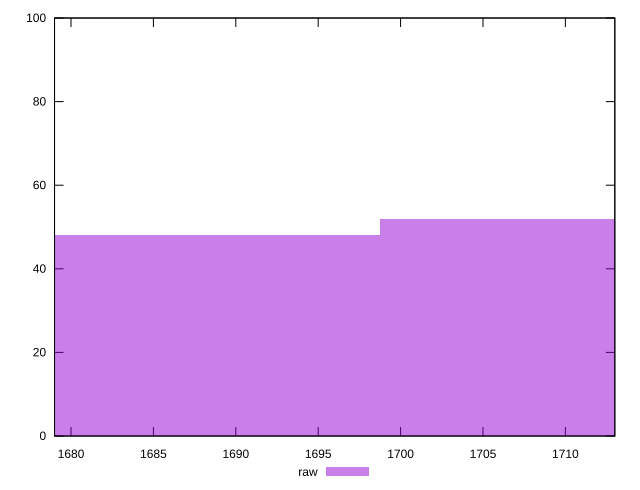

Source code (gnuplot):
reset

$raw <<EOF
1688.7965170039856 48
1708.6647113216795 52
EOF

set key outside below
set boxwidth 19.86819431769395
set xrange [1679:1713]
set yrange [0:100]
set trange [0:100]
set style fill transparent solid 0.5 noborder
set terminal svg size 640, 490 enhanced background rgb 'white'
set output "reports/report_00033_2021-03-01T14-23-16.841Z/render-blocking-resources/samples/astro/raw/histogram.svg"

plot $raw title "raw" with boxes

reset
